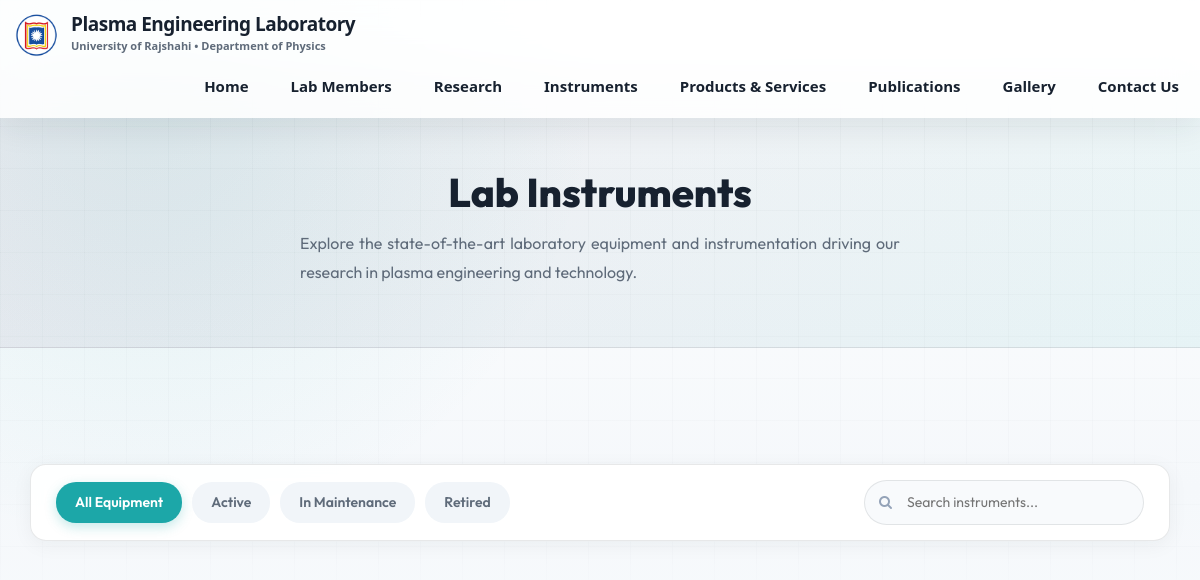
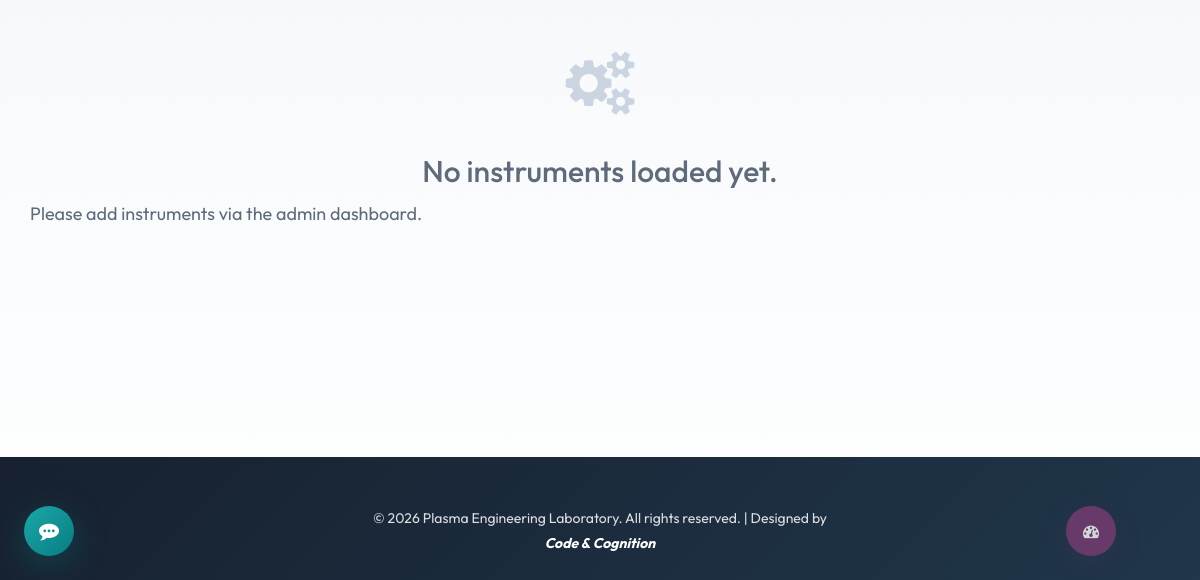
/instruments.php, run on an earlier commit of the app's database (2 pictures, top to bottom).
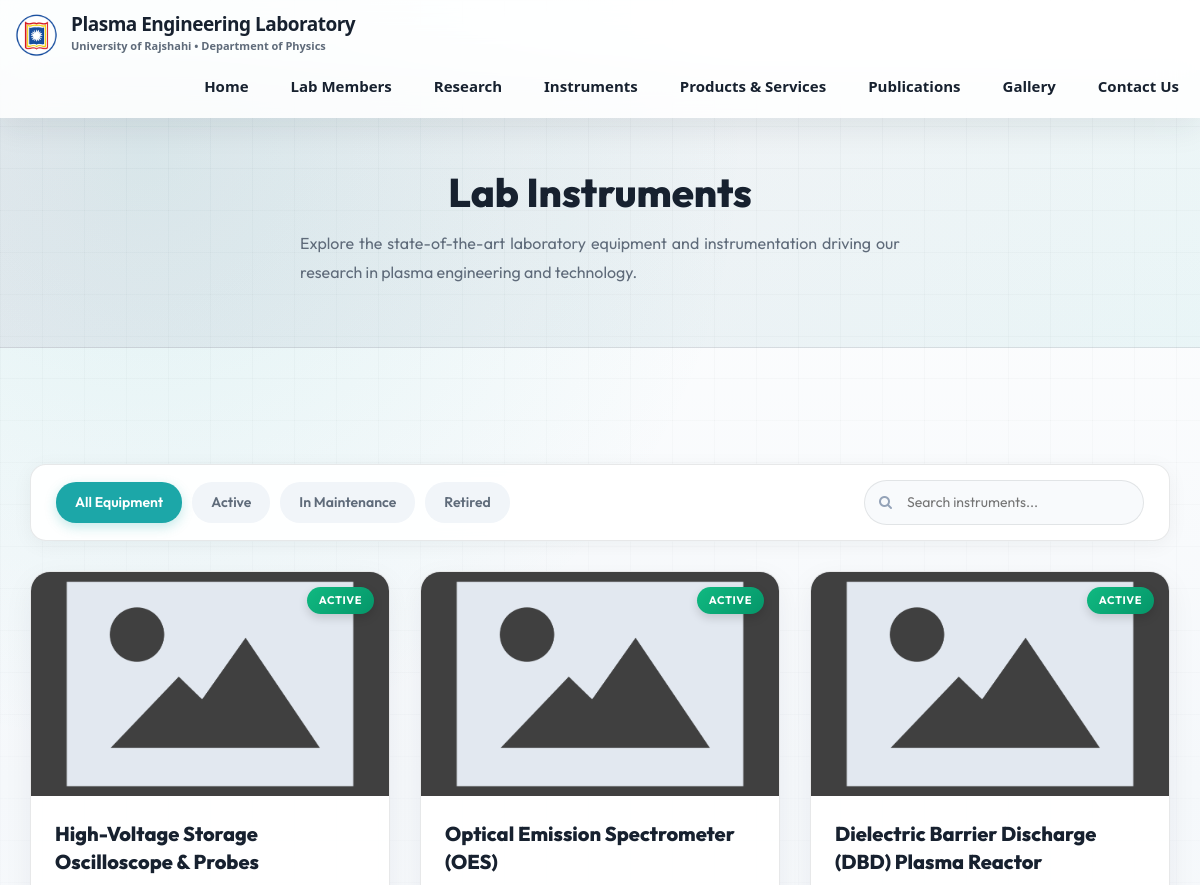
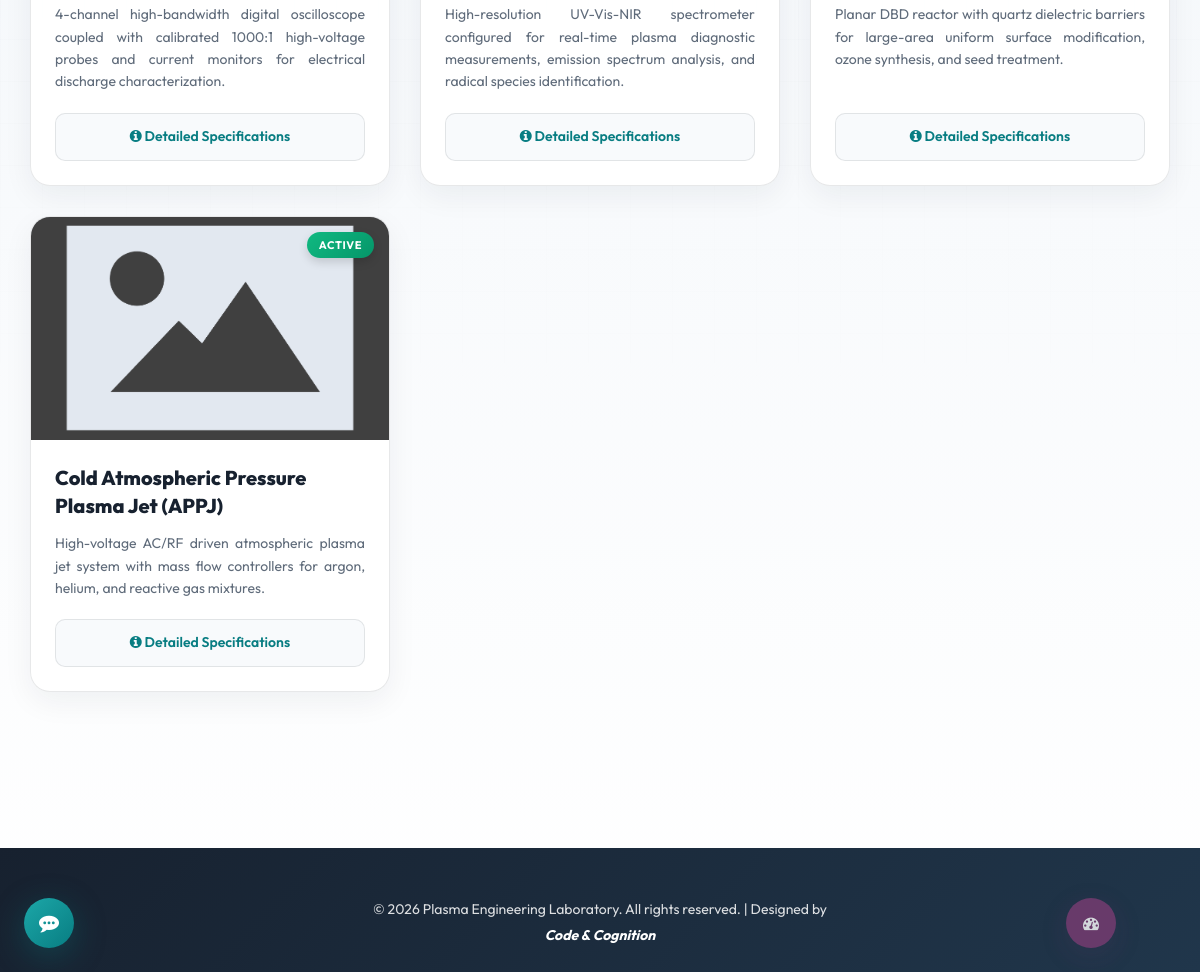
And on a later commit of the database (2 pictures, top to bottom).
### tables this page shows
CREATE TABLE IF NOT EXISTS `website` (
  `id`           int(11)      NOT NULL AUTO_INCREMENT,
  `sitename`     varchar(255) NOT NULL DEFAULT '',
  `short_name`   varchar(255) NOT NULL DEFAULT '',
  `siteemail`    varchar(255) NOT NULL DEFAULT '',
  `sitepassword` varchar(255) NOT NULL DEFAULT '',
  `department`   varchar(255) NOT NULL DEFAULT '',
  `university`   varchar(255) NOT NULL DEFAULT '',
  `founder`      varchar(255) NOT NULL DEFAULT '',
  PRIMARY KEY (`id`)
);

CREATE TABLE IF NOT EXISTS `instruments` (
  `id`            int(11)      NOT NULL AUTO_INCREMENT,
  `image`         varchar(255) NOT NULL DEFAULT '',
  `name`          varchar(255) NOT NULL DEFAULT '',
  `description`   text         NOT NULL,
  `specifications` text        NOT NULL DEFAULT '',
  `status`        enum('active','maintenance','retired') NOT NULL DEFAULT 'active',
  `created_at`    timestamp    DEFAULT CURRENT_TIMESTAMP,
  PRIMARY KEY (`id`)
);

### Database/config.php (called while the page is built, shortened)
<?php
$db_host = getenv('PLASMA_DB_HOST') ?: 'localhost';
$db_name = getenv('PLASMA_DB_NAME') ?: 'plasma_lab_ru';
$db_user = getenv('PLASMA_DB_USER') ?: 'plasma_user';
$db_pass = getenv('PLASMA_DB_PASS') ?: 'plasma*&User24';
$db = @mysqli_connect($db_host, $db_user, $db_pass, $db_name);
mysqli_set_charset($db, 'utf8mb4');
$site_info = "SELECT * FROM website WHERE id = '1'";
$site_result = mysqli_query($db, $site_info);
$site_row = mysqli_fetch_array($site_result);
?>

### db_connect.php (called while the page is built)
<?php include('Database/config.php'); ?>

### instruments.php (the view, shortened to what this page needs)
<?php include('db_connect.php'); ?>
<!DOCTYPE html>
<html lang="en">
<head>
	<link rel="stylesheet" href="css/font-awesome.min.css">
	<link rel="stylesheet" href="css/bootstrap.min.css">
	<link rel="stylesheet" href="css/style.css?v=1.2">
</head>
<body>
	<?php include('menu.php'); ?>
	<section class="instruments-header-section" style="margin-top:70px;">
		<div class="container">
			<h1><span>L</span>ab <span>I</span>nstruments</h1>
			<p>Explore the state-of-the-art laboratory equipment and instrumentation driving our research in plasma engineering and technology.</p>
		</div>
	</section>
	<section class="instruments-list-section">
		<div class="container">
			<div class="filters-container">
				<div class="filter-tabs">
					<button class="filter-tab active" onclick="filterStatus('all', this)">All Equipment</button>
					<button class="filter-tab" onclick="filterStatus('active', this)">Active</button>
					<button class="filter-tab" onclick="filterStatus('maintenance', this)">In Maintenance</button>
					<button class="filter-tab" onclick="filterStatus('retired', this)">Retired</button>
				</div>
				<div class="search-box-wrapper">
					<i class="fa fa-search"></i>
					<input type="text" class="search-input" id="searchBar" placeholder="Search instruments..." onkeyup="filterSearch()">
				</div>
			</div>
			<div class="instruments-grid" id="instrumentsGrid">
				<?php
				$result_inst = mysqli_query($db, "SELECT * FROM instruments ORDER BY id DESC");
				if (mysqli_num_rows($result_inst) == 0):
				?>
				<div style="grid-column: 1 / -1; text-align: center; padding: 60px 0; color: var(--lab-muted);">
					<i class="fa fa-cogs fa-4x" style="margin-bottom: 20px; color: #cbd5e1;"></i>
					<h3>No instruments loaded yet.</h3>
					<p>Please add instruments via the admin dashboard.</p>
				</div>
				<?php
				else:
					while($row_inst = mysqli_fetch_array($result_inst)):
						$status_val = htmlspecialchars($row_inst['status']);
						$badge_class = 'badge-active';
						$status_label = 'Active';
				?>
				<div class="instrument-card" data-status="<?php echo $status_val; ?>" data-name="<?php echo htmlspecialchars(strtolower($row_inst['name'])); ?>">
					<div class="instrument-card-image-wrap">
						<span class="status-badge <?php echo $badge_class; ?>"><?php echo $status_label; ?></span>
						<img src="images/instruments/<?php echo htmlspecialchars($row_inst['image']); ?>" alt="<?php echo htmlspecialchars($row_inst['name']); ?>" onerror="this.src='images/activities/demo_image.png'">
					</div>
					<div class="instrument-card-body">
						<h3><?php echo htmlspecialchars($row_inst['name']); ?></h3>
						<p><?php echo htmlspecialchars($row_inst['description']); ?></p>
						<button class="view-details-btn" onclick="document.getElementById('instModal_<?php echo $row_inst['id']; ?>').showModal()">
							<i class="fa fa-info-circle"></i> Detailed Specifications
						</button>
					</div>
				</div>
				<?php
					endwhile;
				endif;
				?>
			</div>
		</div>
	</section>
	<?php include('footer.php'); ?>
</body>
</html>

### menu.php (shortened to what this page needs)
<header class="navbar navbar-default navbar-trans navbar-fixed-top">
	<div class="container-fluid">
		<div class="navbar-header">
			<a class="navbar-brand" href="index.php">
				<div class="logo-container">
					<img src="images/ru_logo.png" alt="RU Logo" class="brand-logo">
					<div class="brand-text">
						<span class="brand-title">Plasma Engineering Laboratory</span>
						<span class="brand-sub"><?php echo (isset($site_row) && $site_row) ? htmlspecialchars($site_row['university']) : ''; ?> • <?php echo (isset($site_row) && $site_row) ? htmlspecialchars($site_row['department']) : ''; ?></span>
					</div>
				</div>
			</a>
		</div>
		<div class="collapse navbar-collapse" id="bs-example-navbar-collapse-1">
			<ul class="nav navbar-nav navbar-right">
				<li>
					<a href="index.php">Home</a>
				</li>
				<li>
					<a href="about.php">Lab Members</a>
				</li>
				<li>
					<a href="research.php">Research</a>
				</li>
				<li>
					<a href="instruments.php">Instruments</a>
				</li>
				<li>
					<a href="products_services.php">Products & Services</a>
				</li>
				<li>
					<a href="publication.php">Publications</a>
				</li>
				<li>
					<a href="gallary.php">Gallery</a>
				</li>
				<li>
					<a href="#" onclick="document.getElementById('contact-dialog').showModal(); return false;">Contact Us</a>
				</li>
			</ul>
		</div>
	</div>
</header>

### footer.php (shortened to what this page needs)
<a href="/dashboard/" class="btn-dashboard-link" id="dashboardBtn" aria-label="Go to Dashboard" title="Admin Dashboard">
	<i class="fa fa-tachometer" aria-hidden="true"></i>
</a>
<section class="footer">
	<div class="copyright text-center">
		<p style="text-align: center; color: rgba(255,255,255,0.85); font-size: 14px; margin: 0;">
			&copy; <?php echo date('Y'); ?> Plasma Engineering Laboratory. All rights reserved. | Designed by
			<a href="http://www.codencognition.com" target="_blank" style="color: #fff; font-weight: 700;">Code & Cognition</a>
		</p>
	</div>
</section>
<?php include('assistant.php'); ?>

### assistant.php (shortened to what this page needs)
<link rel="stylesheet" href="css/assistant.css?v=1.3">
<button class="pstl-chat-btn" id="pstlChatBtn" aria-label="Open Chat Assistant">
    <i class="fa fa-commenting" aria-hidden="true"></i>
</button>

### css/style.css (style rules this page uses)
html, body { margin: 0; font-size: 100%; font-family: 'Outfit', sans-serif; padding: 0 !important; }
p { white-space: pre-line; text-align: justify; text-justify: inter-word; font-size: 22px; color: #616060; }
@media only screen and (max-width: 1400px) { p { font-size: 18px; } }
h3 { font-size: 30px; }
section { padding: 60px 0; }
.copyright p { color: #fff; }
:root { --lab-ink: #17212f; --lab-muted: #5f6b7a; --lab-soft: #f5f8fb; --lab-card: rgba(255, 255, 255, 0.92); --lab-line: rgba(23, 33, 47, 0.1); --lab-teal: #1ca7a8; --lab-teal-dark: #087d82; --lab-plum: #7b3d73; --lab-coral: #e85d75; --lab-shadow: 0 18px 45px rgba(23, 33, 47, 0.12); }
html { scroll-behavior: smooth; }
body { background: radial-gradient(circle at 12% 8%, rgba(28, 167, 168, 0.12), transparent 30%), linear-gradient(180deg, #ffffff 0%, #f5f8fb 42%, #ffffff 100%); color: var(--lab-ink); font-family: 'Outfit', sans-serif; line-height: 1.7; overflow-x: hidden; }
body:before { content: ""; position: fixed; inset: 0; z-index: -1; pointer-events: none; background-image: linear-gradient(rgba(23, 33, 47, 0.035) 1px, transparent 1px), linear-gradient(90deg, rgba(23, 33, 47, 0.035) 1px, transparent 1px); background-size: 42px 42px; mask-image: linear-gradient(to bottom, rgba(0, 0, 0, 0.85), transparent 72%); }
p { color: var(--lab-muted); font-size: 18px; line-height: 1.8; }
a { color: var(--lab-teal-dark); transition: color 0.2s ease, background 0.2s ease, border-color 0.2s ease, transform 0.2s ease; }
section { padding: 76px 0; position: relative; }
.container { position: relative; }
.navbar-trans { background: rgba(255, 255, 255, 0.86); backdrop-filter: blur(18px); border: 0; box-shadow: 0 10px 30px rgba(23, 33, 47, 0.08); font-family: "Segoe UI", Roboto, Helvetica, Arial, sans-serif; padding: 8px 0; }
.navbar-brand { display: flex !important; align-items: center; padding: 5px 15px !important; height: auto !important; }
.logo-container { display: flex; align-items: center; gap: 12px; }
.brand-logo { width: 44px; height: 44px; object-fit: contain; }
.brand-text { display: flex; flex-direction: column; text-align: left; }
.brand-title { font-size: 19px; font-weight: 800; color: var(--lab-ink); line-height: 1.15; letter-spacing: -0.5px; }
.brand-sub { font-size: 11px; font-weight: 600; color: var(--lab-muted); }
.navbar-default .navbar-nav > li > a { border-radius: 999px; color: var(--lab-ink) !important; font-size: 15px; font-weight: 700; margin: 4px 3px; padding: 10px 18px; transition: background 0.2s ease, color 0.2s ease, transform 0.2s ease; }
.footer { background: linear-gradient(135deg, var(--lab-ink), #20364b); padding: 24px 0; }
.copyright p { color: rgba(255, 255, 255, 0.82); font-size: 14px; margin: 0; text-align: center; }
.copyright a { color: #fff; font-weight: 800; }
.btn-dashboard-link { position: fixed; bottom: 65px; right: 70px; z-index: 9998; display: flex; align-items: center; justify-content: center; width: 40px; height: 40px; border-radius: 4px; background: var(--lab-plum, #6a3d6e); color: #fff; font-size: 16px; box-shadow: 0 14px 28px rgba(106, 61, 110, 0.32); text-decoration: none; opacity: 0.85; transition: opacity 0.2s ease, background 0.2s ease, transform 0.2s ease; }

### css/back_toto_notice.css (style rules this page uses)
.footer { background-color: #222; padding: 20px; width: 100%; }
.copyright { color: #fff; }
.copyright a { color: red; text-decoration: none; font-style: italic; }

### css/gallary.css (style rules this page uses)
a { text-decoration: none; }
img { max-width: 100%; }

### css/assistant.css (style rules this page uses)
.pstl-chat-btn { position: fixed; bottom: 24px; left: 24px; right: auto; width: 50px; height: 50px; border-radius: 50%; background: linear-gradient(135deg, var(--lab-teal, #1ca7a8), var(--lab-teal-dark, #087d82)); border: none; box-shadow: 0 8px 32px rgba(8, 125, 130, 0.35); color: #ffffff; font-size: 20px; display: flex; align-items: center; justify-content: center; cursor: pointer; z-index: 9999; transition: transform 0.25s cubic-bezier(0.34, 1.56, 0.64, 1), box-shadow 0.25s ease; }
.btn-dashboard-link { position: fixed !important; bottom: 24px !important; right: 84px !important; width: 50px !important; height: 50px !important; border-radius: 50% !important; background: var(--lab-plum, #7b3d73) !important; box-shadow: 0 8px 32px rgba(123, 61, 115, 0.2) !important; opacity: 0.8 !important; z-index: 9999 !important; transition: all 0.3s ease !important; }

What changed in the data, as far as the page shows it:
added instruments: status_label "ACTIVE", image (picture), name "High-Voltage Storage Oscilloscope & Probes", description "4-channel high-bandwidth digital oscilloscope coupled with calibrated 1000:1 high-voltage probes and current monitors for electrical discharge characterization."
added instruments: status_label "ACTIVE", image (picture), name "Optical Emission Spectrometer (OES)", description "High-resolution UV-Vis-NIR spectrometer configured for real-time plasma diagnostic measurements, emission spectrum analysis, and radical species identification."
added instruments: status_label "ACTIVE", image (picture), name "Dielectric Barrier Discharge (DBD) Plasma Reactor", description "Planar DBD reactor with quartz dielectric barriers for large-area uniform surface modification, ozone synthesis, and seed treatment."
added instruments: status_label "ACTIVE", image (picture), name "Cold Atmospheric Pressure Plasma Jet (APPJ)", description "High-voltage AC/RF driven atmospheric plasma jet system with mass flow controllers for argon, helium, and reactive gas mixtures."
Also different on the page:
text no longer shown: "No instruments loaded yet. Please add instruments via the admin dashboard."
